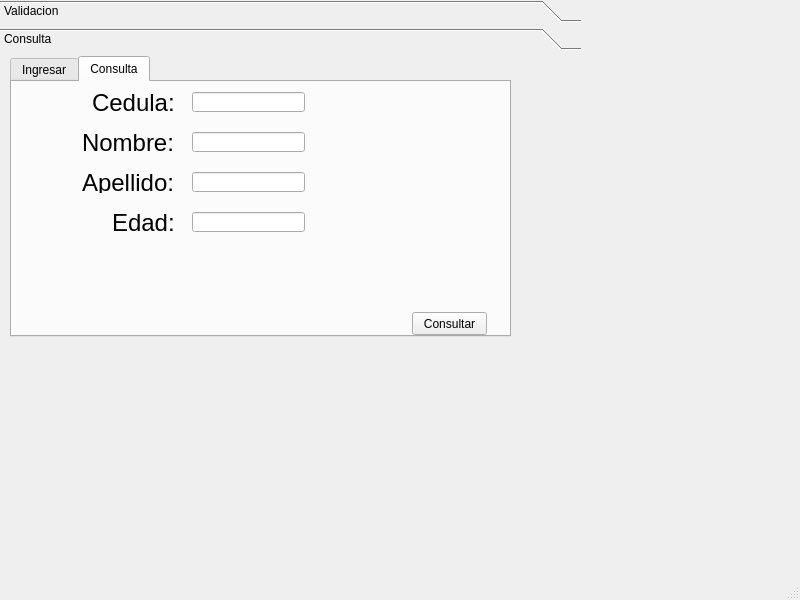
<?xml version="1.0" encoding="UTF-8"?>
<ui version="4.0">
 <class>MainWindow</class>
 <widget class="QMainWindow" name="MainWindow">
  <property name="geometry">
   <rect>
    <x>0</x>
    <y>0</y>
    <width>800</width>
    <height>600</height>
   </rect>
  </property>
  <property name="windowTitle">
   <string>MainWindow</string>
  </property>
  <widget class="QWidget" name="centralwidget">
   <widget class="QToolBox" name="toolBox">
    <property name="geometry">
     <rect>
      <x>0</x>
      <y>0</y>
      <width>581</width>
      <height>451</height>
     </rect>
    </property>
    <property name="currentIndex">
     <number>1</number>
    </property>
    <widget class="QWidget" name="Validacion">
     <property name="geometry">
      <rect>
       <x>0</x>
       <y>0</y>
       <width>581</width>
       <height>397</height>
      </rect>
     </property>
     <attribute name="label">
      <string>Validacion</string>
     </attribute>
     <widget class="QTabWidget" name="tabWidget">
      <property name="geometry">
       <rect>
        <x>10</x>
        <y>0</y>
        <width>511</width>
        <height>301</height>
       </rect>
      </property>
      <property name="currentIndex">
       <number>0</number>
      </property>
      <widget class="QWidget" name="Ingreso">
       <attribute name="title">
        <string>Ingreso</string>
       </attribute>
       <widget class="QLabel" name="Ingreso_Contrasena_2">
        <property name="geometry">
         <rect>
          <x>60</x>
          <y>120</y>
          <width>131</width>
          <height>31</height>
         </rect>
        </property>
        <property name="font">
         <font>
          <pointsize>18</pointsize>
         </font>
        </property>
        <property name="text">
         <string>Contraseña:</string>
        </property>
       </widget>
       <widget class="QPushButton" name="BotonVerificar">
        <property name="geometry">
         <rect>
          <x>250</x>
          <y>180</y>
          <width>75</width>
          <height>23</height>
         </rect>
        </property>
        <property name="text">
         <string>Verificar</string>
        </property>
       </widget>
       <widget class="QLabel" name="Ingreso_Usuario_2">
        <property name="geometry">
         <rect>
          <x>100</x>
          <y>50</y>
          <width>101</width>
          <height>41</height>
         </rect>
        </property>
        <property name="maximumSize">
         <size>
          <width>16777215</width>
          <height>16777215</height>
         </size>
        </property>
        <property name="font">
         <font>
          <pointsize>18</pointsize>
         </font>
        </property>
        <property name="lineWidth">
         <number>1</number>
        </property>
        <property name="text">
         <string>Usuario:</string>
        </property>
       </widget>
       <widget class="QLineEdit" name="Ingreso_Usuario">
        <property name="geometry">
         <rect>
          <x>200</x>
          <y>60</y>
          <width>181</width>
          <height>20</height>
         </rect>
        </property>
       </widget>
       <widget class="QLineEdit" name="Ingreso_Contrasena">
        <property name="geometry">
         <rect>
          <x>200</x>
          <y>130</y>
          <width>181</width>
          <height>20</height>
         </rect>
        </property>
       </widget>
      </widget>
      <widget class="QWidget" name="Registro">
       <attribute name="title">
        <string>Registro</string>
       </attribute>
       <widget class="QLabel" name="Registro_Contrasena">
        <property name="geometry">
         <rect>
          <x>60</x>
          <y>120</y>
          <width>131</width>
          <height>31</height>
         </rect>
        </property>
        <property name="font">
         <font>
          <pointsize>18</pointsize>
         </font>
        </property>
        <property name="text">
         <string>Contraseña:</string>
        </property>
       </widget>
       <widget class="QLabel" name="Registro_Usuario">
        <property name="geometry">
         <rect>
          <x>100</x>
          <y>50</y>
          <width>101</width>
          <height>41</height>
         </rect>
        </property>
        <property name="maximumSize">
         <size>
          <width>16777215</width>
          <height>16777215</height>
         </size>
        </property>
        <property name="font">
         <font>
          <pointsize>18</pointsize>
         </font>
        </property>
        <property name="lineWidth">
         <number>1</number>
        </property>
        <property name="text">
         <string>Usuario:</string>
        </property>
       </widget>
       <widget class="QLineEdit" name="Usuario">
        <property name="geometry">
         <rect>
          <x>200</x>
          <y>60</y>
          <width>181</width>
          <height>20</height>
         </rect>
        </property>
       </widget>
       <widget class="QPushButton" name="Boton_Registro">
        <property name="geometry">
         <rect>
          <x>250</x>
          <y>180</y>
          <width>75</width>
          <height>23</height>
         </rect>
        </property>
        <property name="text">
         <string>Registrar</string>
        </property>
       </widget>
       <widget class="QLineEdit" name="Registro_Contrasena_2">
        <property name="geometry">
         <rect>
          <x>200</x>
          <y>130</y>
          <width>181</width>
          <height>20</height>
         </rect>
        </property>
       </widget>
      </widget>
     </widget>
    </widget>
    <widget class="QWidget" name="Consulta">
     <property name="geometry">
      <rect>
       <x>0</x>
       <y>0</y>
       <width>581</width>
       <height>397</height>
      </rect>
     </property>
     <attribute name="label">
      <string>Consulta</string>
     </attribute>
     <widget class="QTabWidget" name="tabWidget_2">
      <property name="geometry">
       <rect>
        <x>10</x>
        <y>0</y>
        <width>501</width>
        <height>281</height>
       </rect>
      </property>
      <property name="currentIndex">
       <number>1</number>
      </property>
      <widget class="QWidget" name="Ingresar">
       <attribute name="title">
        <string>Ingresar</string>
       </attribute>
       <widget class="QLineEdit" name="Cedula">
        <property name="geometry">
         <rect>
          <x>180</x>
          <y>130</y>
          <width>113</width>
          <height>20</height>
         </rect>
        </property>
       </widget>
       <widget class="QLabel" name="Ingresar_Cedula">
        <property name="geometry">
         <rect>
          <x>80</x>
          <y>130</y>
          <width>81</width>
          <height>21</height>
         </rect>
        </property>
        <property name="font">
         <font>
          <pointsize>18</pointsize>
         </font>
        </property>
        <property name="text">
         <string>Cedula:</string>
        </property>
       </widget>
       <widget class="QLabel" name="Ingresar_Nombre">
        <property name="geometry">
         <rect>
          <x>70</x>
          <y>10</y>
          <width>91</width>
          <height>21</height>
         </rect>
        </property>
        <property name="font">
         <font>
          <pointsize>18</pointsize>
         </font>
        </property>
        <property name="text">
         <string>Nombre:</string>
        </property>
       </widget>
       <widget class="QLineEdit" name="Apellido">
        <property name="geometry">
         <rect>
          <x>180</x>
          <y>50</y>
          <width>113</width>
          <height>20</height>
         </rect>
        </property>
       </widget>
       <widget class="QLineEdit" name="Edad">
        <property name="geometry">
         <rect>
          <x>180</x>
          <y>90</y>
          <width>113</width>
          <height>20</height>
         </rect>
        </property>
       </widget>
       <widget class="QLabel" name="Ingresar_Foto">
        <property name="geometry">
         <rect>
          <x>100</x>
          <y>170</y>
          <width>61</width>
          <height>21</height>
         </rect>
        </property>
        <property name="font">
         <font>
          <pointsize>18</pointsize>
         </font>
        </property>
        <property name="text">
         <string>Foto:</string>
        </property>
       </widget>
       <widget class="QLineEdit" name="Nombre">
        <property name="geometry">
         <rect>
          <x>180</x>
          <y>10</y>
          <width>113</width>
          <height>20</height>
         </rect>
        </property>
       </widget>
       <widget class="QLabel" name="Ingresar_Apellido">
        <property name="geometry">
         <rect>
          <x>70</x>
          <y>50</y>
          <width>91</width>
          <height>21</height>
         </rect>
        </property>
        <property name="font">
         <font>
          <pointsize>18</pointsize>
         </font>
        </property>
        <property name="text">
         <string>Apellido:</string>
        </property>
       </widget>
       <widget class="QLabel" name="Ingresar_Edad">
        <property name="geometry">
         <rect>
          <x>100</x>
          <y>90</y>
          <width>61</width>
          <height>21</height>
         </rect>
        </property>
        <property name="font">
         <font>
          <pointsize>18</pointsize>
         </font>
        </property>
        <property name="text">
         <string>Edad:</string>
        </property>
       </widget>
       <widget class="QPushButton" name="Registrar">
        <property name="geometry">
         <rect>
          <x>400</x>
          <y>230</y>
          <width>75</width>
          <height>23</height>
         </rect>
        </property>
        <property name="text">
         <string>Registrar</string>
        </property>
       </widget>
       <widget class="QPushButton" name="Cargar">
        <property name="geometry">
         <rect>
          <x>180</x>
          <y>170</y>
          <width>111</width>
          <height>23</height>
         </rect>
        </property>
        <property name="text">
         <string>Cargar Imagen</string>
        </property>
       </widget>
      </widget>
      <widget class="QWidget" name="Consulta">
       <attribute name="title">
        <string>Consulta</string>
       </attribute>
       <widget class="QPushButton" name="Consultar">
        <property name="geometry">
         <rect>
          <x>400</x>
          <y>230</y>
          <width>75</width>
          <height>23</height>
         </rect>
        </property>
        <property name="text">
         <string>Consultar</string>
        </property>
       </widget>
       <widget class="QLineEdit" name="CedulaConsulta">
        <property name="geometry">
         <rect>
          <x>180</x>
          <y>10</y>
          <width>113</width>
          <height>20</height>
         </rect>
        </property>
       </widget>
       <widget class="QLabel" name="Cedula_2">
        <property name="geometry">
         <rect>
          <x>80</x>
          <y>10</y>
          <width>81</width>
          <height>21</height>
         </rect>
        </property>
        <property name="font">
         <font>
          <pointsize>18</pointsize>
         </font>
        </property>
        <property name="text">
         <string>Cedula:</string>
        </property>
       </widget>
       <widget class="QLabel" name="ImagenLabel">
        <property name="geometry">
         <rect>
          <x>340</x>
          <y>30</y>
          <width>151</width>
          <height>171</height>
         </rect>
        </property>
        <property name="text">
         <string/>
        </property>
        <property name="scaledContents">
         <bool>true</bool>
        </property>
       </widget>
       <widget class="QLabel" name="Ingresar_Nombre_2">
        <property name="geometry">
         <rect>
          <x>70</x>
          <y>50</y>
          <width>91</width>
          <height>21</height>
         </rect>
        </property>
        <property name="font">
         <font>
          <pointsize>18</pointsize>
         </font>
        </property>
        <property name="text">
         <string>Nombre:</string>
        </property>
       </widget>
       <widget class="QLineEdit" name="NombreConsulta">
        <property name="geometry">
         <rect>
          <x>180</x>
          <y>50</y>
          <width>113</width>
          <height>20</height>
         </rect>
        </property>
       </widget>
       <widget class="QLineEdit" name="ApellidoConsulta">
        <property name="geometry">
         <rect>
          <x>180</x>
          <y>90</y>
          <width>113</width>
          <height>20</height>
         </rect>
        </property>
       </widget>
       <widget class="QLabel" name="Ingresar_Apellido_2">
        <property name="geometry">
         <rect>
          <x>70</x>
          <y>90</y>
          <width>91</width>
          <height>21</height>
         </rect>
        </property>
        <property name="font">
         <font>
          <pointsize>18</pointsize>
         </font>
        </property>
        <property name="text">
         <string>Apellido:</string>
        </property>
       </widget>
       <widget class="QLineEdit" name="EdadConsulta">
        <property name="geometry">
         <rect>
          <x>180</x>
          <y>130</y>
          <width>113</width>
          <height>20</height>
         </rect>
        </property>
       </widget>
       <widget class="QLabel" name="Ingresar_Edad_2">
        <property name="geometry">
         <rect>
          <x>100</x>
          <y>130</y>
          <width>61</width>
          <height>21</height>
         </rect>
        </property>
        <property name="font">
         <font>
          <pointsize>18</pointsize>
         </font>
        </property>
        <property name="text">
         <string>Edad:</string>
        </property>
       </widget>
      </widget>
     </widget>
    </widget>
   </widget>
  </widget>
  <widget class="QMenuBar" name="menubar">
   <property name="geometry">
    <rect>
     <x>0</x>
     <y>0</y>
     <width>800</width>
     <height>21</height>
    </rect>
   </property>
  </widget>
  <widget class="QStatusBar" name="statusbar"/>
 </widget>
 <resources/>
 <connections/>
</ui>
